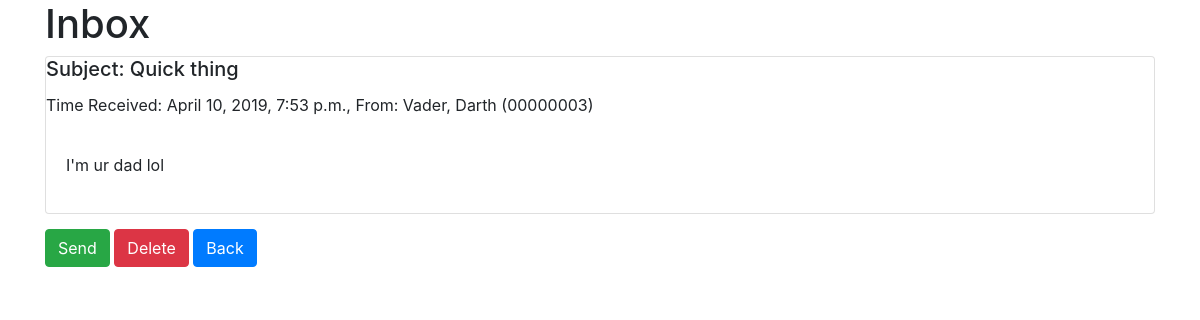
The app's page /message/inbox/ (signed in), older data.
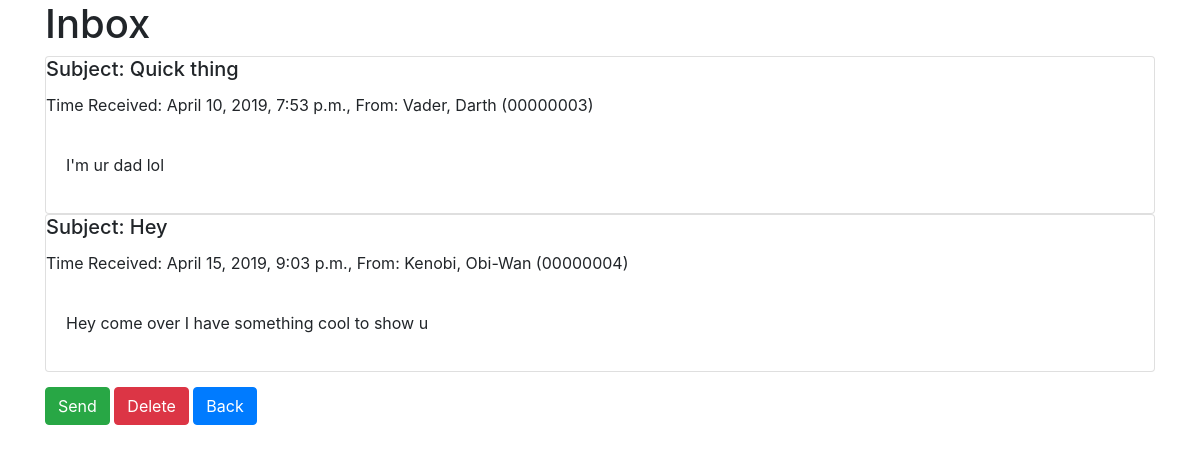
The same page, newer data.
### message/models.py (models this page shows)
class Message(models.Model):
	sender = models.CharField(max_length=8)
	receiver = models.CharField(max_length=8)
	content = models.TextField()
	subject = models.CharField(max_length=100)
	timestamp = models.DateTimeField(default=timezone.now)

### users/models.py (models this page shows)
class CustomUser(AbstractUser):
    CHOICES = ((0, 'Student'), (1, 'Faculty'), (2, 'Crystal'))
    user_type = models.IntegerField(choices=CHOICES, default = 2)
    EMPLID = models.CharField(default='', max_length=8, unique=True)
    first_name = models.CharField(default='', max_length=100)
    last_name = models.CharField(default='', max_length=100)
    was_denied = models.BooleanField(default = False)

### message/views.py (the view)
# urls.py: path('inbox/', views.view_inbox, name='view_inbox'),
def view_inbox(request):
	num_messages = len(Message.objects.filter(receiver = request.user.EMPLID))
	user_list = CustomUser.objects.all()
	return render(request, 'view_messages.html', {
		'messages' : Message.objects.all(),
		'num_messages' : num_messages,
		'user_list' : user_list,
	})

### message/templatetags/message_extras.py (called while the page is built)
@register.filter
def EMPLID_to_FnLn(value):
    f_name = CustomUser.objects.get(EMPLID = value).first_name
    l_name = CustomUser.objects.get(EMPLID = value).last_name
    return l_name + ', ' + f_name

### templates/view_messages.html
{% extends 'base.html' %}
{% load message_extras %}
{% block content %}
<div class='container'>
<h1>Inbox</h1>
{% if num_messages > 0 %}
    {% for message in messages %}
        {% if message.receiver == request.user.EMPLID %}
        <div class='card'>
                <h5 class='card-title'>Subject: {{ message.subject }}</h5>
                <p class='card-text'>Time Received: {{ message.timestamp }}, From: {{ message.sender|EMPLID_to_FnLn }} ({{ message.sender }})</p>
                <p class='card-body'>{{ message.content }}</p>
        </div>
        {% endif %}
        {% endfor %}
</div>
{% else %}
    <div class='alert alert-secondary'>No messages.</div>
{% endif %}
<div class='container' style='padding: 15px'>
    <a href = {% url 'send_message' %} class='btn btn-success' role='button'>Send</a>
    {% if num_messages %}
    <a href = {% url 'delete_message' %} class='btn btn-danger' role='button'>Delete</a>
    {% else %}
    <a href='#' class='btn btn-danger disabled' role='button'>Delete</a>
    {% endif %}
    <a href = {% url 'home' %} class='btn btn-primary' role='button' = none>Back</a>
</div>
{% endblock content %}

Row changes from the older to the newer data that the page shows:
added Message: subject "Hey", timestamp "April 15, 2019, 9:03 p.m.", sender|EMPLID_to_FnLn "Kenobi, Obi-Wan", sender "00000004", content "Hey come over I have something cool to show u"
